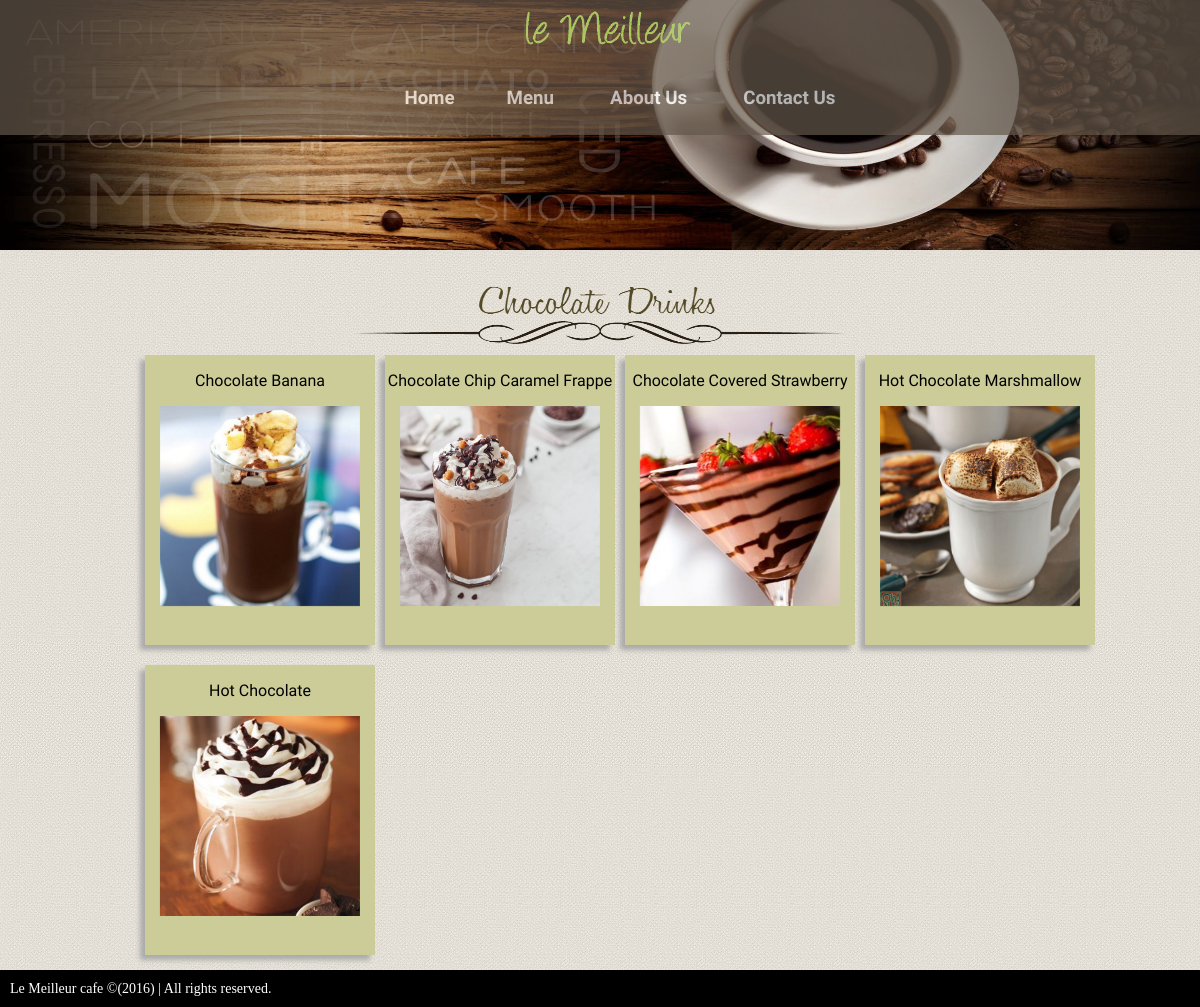
Screenshot of /menu/chocolateDrinks.php with the database file from the repository.
### tables this page shows
CREATE TABLE chocolateDrinks (
id INT  UNSIGNED AUTO_INCREMENT PRIMARY KEY,
name VARCHAR(30) NOT NULL,
image VARCHAR(100) NOT NULL,
description VARCHAR(300)NOT NULL
);

### menu/chocolateDrinks.php (the view, shortened to what this page needs)
<!DOCTYPE html>
<html>
<head>
<link rel="stylesheet" href="../styles/mystyle.css">
</head>
<body>
<div id="wrapper">
<?php include('../includes/header.php');?>
<?php include('../includes/navigation.php');?>
<?php include("../includes/DBSetting.php");?>
<?php $sql = "SELECT * FROM chocolateDrinks";
$result = $conn->query($sql);
if ($result->num_rows > 0) {
?>
<div id="contentWrapper">
<div id="chocolateheader" class="title"></div>
<ul class='menuUL'>
<?php
     while($row = $result->fetch_assoc()) {
?>
<li id="menuLI">
<div id="menuBox">
<p class="menuName"><?php echo $row["name"]; ?></p>
<div id="f1_container">
<div id="f1_card" class="shadow">
<div class="front face">
<img id="<?php echo $row["id"]; ?>" src="<?php echo $row["image"]; ?>" alt="<?php echo $row["name"]; ?>" width="200" height="200">
</div>
<div class="back face">
</div>
</div>
</div>
</div>
</li>
<?php }?>
</ul>
<?php }
include('../includes/footer.php');?>
</div>
</div>
</body>
</html>

### styles/mystyle.css (style rules this page uses)
html { height:100%; }
div#contentWrapper { background-image: url(../images/background.jpg); background-repeat: repeat; padding: 0; font-size: 16px; margin: auto; z-index: 10; }
.title { padding-top: 100px; background-size: 500px 100px; background-repeat: no-repeat; background-position: center; }
body { margin:0px; padding:0px; height:100%; }
ul.menuUL { display:table; list-style: none outside none; width: 960px; margin:auto; }
li#menuLI { float: left; display: block; width: 230px; height: 300px; margin:5px; }
#menuBox { display: inline-block; width: 230px; height:290px; text-align: center; background-color: #cccc99; box-shadow: -5px 5px 5px #aaa; position:relative; }
#f1_container { perspective: 1000; }
#f1_card { position: absolute; width: 100%; height: 100%; transform-style: preserve-3d; transition: 300ms linear all; }
.face { -webkit-backface-visibility: hidden; backface-visibility: hidden; -webkit-transition: -webkit-transform 1s; transition: transform 1s; position: absolute; width: 100%; height: 100%; backface-visibility: hidden; }
.face.back { display: block; box-sizing: border-box; transform: rotateY(180deg); text-align: center; color:#666633; width:200px; height:200px; margin-left:15px; }
div #chocolateheader { background-image:url("../images/menuTitle/chocolate.png"); }
div.title { padding-top:100px; background-position:center; background-size:500px 100px; background-repeat: no-repeat; }
p.menuName { font-family: Abel, sans-serif; text-align:center; }

### rows the page displays
chocolatedrinks: name "Chocolate Banana", image (picture)
chocolatedrinks: name "Chocolate Chip Caramel Frappe", image (picture)
chocolatedrinks: name "Chocolate Covered Strawberry", image (picture)
chocolatedrinks: name "Hot Chocolate Marshmallow", image (picture)
chocolatedrinks: name "Hot Chocolate", image (picture)
